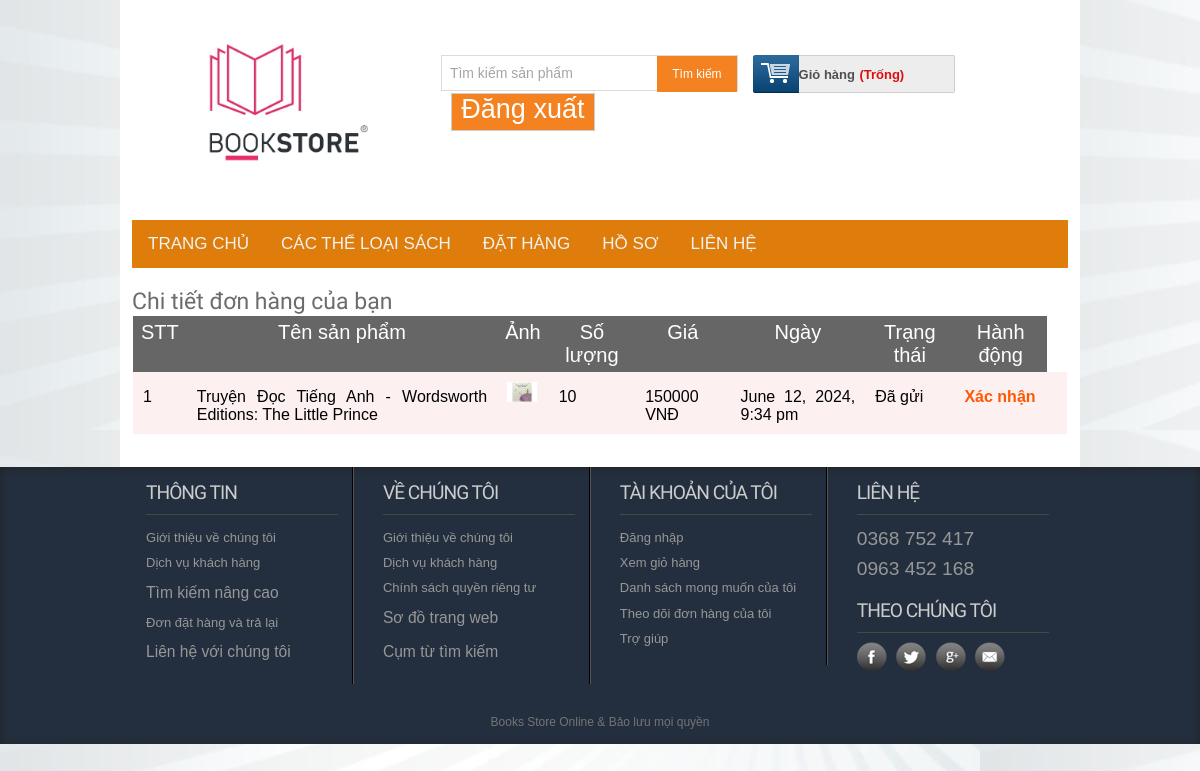
/orderdetails.php (signed in), run on the app's committed database.
### tables this page shows
CREATE TABLE `tbl_order` (
  `id` int(11) NOT NULL,
  `cmrId` int(11) NOT NULL,
  `productId` int(11) NOT NULL,
  `productName` varchar(255) NOT NULL,
  `quantity` int(11) NOT NULL,
  `price` varchar(255) NOT NULL,
  `image` varchar(255) NOT NULL,
  `date` datetime NOT NULL DEFAULT current_timestamp(),
  `status` int(11) NOT NULL DEFAULT 0
);

### classess/Cart.php (called while the page is built, shortened)
<?php
$filepath = realpath(dirname(__FILE__));
include_once ($filepath.'/../lib/Database.php');
include_once ($filepath.'/../helpers/Formate.php');
?>
<?php
class Cart{
private $db;
	public function __construct()
	{
		$this->db = new Database();
	}
	public function getOrderedProduct($cmrId){
    $query = "SELECT * FROM tbl_order WHERE cmrId = '$cmrId' ORDER BY date DESC";
	$result = $this->db->select($query);
	return $result;
	}
}
?>

### lib/Database.php (called while the page is built, shortened)
<?php
Class Database{
 public $host   = DB_HOST;
 public $user   = DB_USER;
 public $pass   = DB_PASS;
 public $dbname = DB_NAME;
 public $link;
private function connectDB(){
 $this->link = new mysqli($this->host, $this->user, $this->pass,
  $this->dbname);
 }
public function select($query){
  $result = $this->link->query($query) or
   die($this->link->error.__LINE__);
  if($result->num_rows > 0){
    return $result;
  } else {
    return false;
  }
 }
}

### lib/Session.php (called while the page is built, shortened)
<?php
class Session{
 public static function get($key){
  if (isset($_SESSION[$key])) {
   return $_SESSION[$key];
  } else {
   return false;
  }
 }
}
?>

### helpers/Formate.php (called while the page is built, shortened)
<?php
class Format{
 public function formatDate($date){
  return date('F j, Y, g:i a', strtotime($date));
 }
}
?>

### orderdetails.php (the view, shortened to what this page needs)
<?php include 'inc/header.php';?>
 <div class="main">
    <div class="content">
    	<div class="section group">
    		<div class="order">
    			<h2>Chi tiết đơn hàng của bạn</h2>
                <table class="tblone">
                            <tr>
                                <th>STT</th>
                                <th>Tên sản phẩm</th>
                                <th>Ảnh</th>
                                <th>Số lượng</th>
                                <th>Giá</th>
                                <th>Ngày</th>
                                <th>Trạng thái</th>
                                <th>Hành động</th>
                            </tr>
                            <tr>
                            <?php
                            $cmrId = Session::get("cmrId");
                            $getOrder = $ct->getOrderedProduct($cmrId);
                            if ($getOrder) {
                                $i = 0;
                                while ($result = $getOrder->fetch_assoc()) {
                                $i++;
                             ?>
                                <td><?php echo $i;?></td>
                                <td><?php echo $result['productName']; ?></td>
                                <td><img src="admin/<?php echo $result['image']; ?>" alt=""/></td>
                                <td><?php echo $result['quantity']; ?></td>
                                <td><?php echo $result['price'];?> VNĐ</td>
                         <td><?php echo $fm->formatDate($result['date']); ?></td>
                         <td><?php
                         if ($result['status'] == '0') {
                             echo "Chờ xử lý";
                         } elseif($result['status'] == '1'){
                            echo "Đã gửi";
                       } else{
                            echo "Đã nhận";
                         }
           ?></td>
                    <?php
                    if ($result['status'] == '1') { ?>
                     <td> <a href="?customerId=<?php echo $result['id']; ?>">Xác nhận</a><td>
                   <?php } elseif($result['status'] == '2'){?>
                    <td>Đã nhận hàng</td>
                  <?php } elseif ($result['status'] == '0') {?>
                      <td>Chưa có</td>
                 <?php  }  ?>
            </tr>
                        <?php } } ?>
                        </table>
    		</div>
    	</div>
    </div>
 </div>
<?php include 'inc/footer.php';?>

### css/newstyle.css (style rules this page uses)
html,body,div,span,applet,object,iframe,h1,h2,h3,h4,h5,h6,p,blockquote,pre,a,abbr,acronym,address,big,cite,code,del,dfn,em,img,ins,kbd,q,s,samp,small,strike,strong,sub,sup,tt,var,b,u,i,dl,dt,dd,ol,nav ul,nav li,fieldset,form,label,legend,table,caption,tbody,tfoot,thead,tr,th,td,article,aside,canvas,details,embed,figure,figcaption,footer,header,hgroup,menu,nav,output,ruby,section,summary,time,mark,audio,video { margin:0;padding:0;border:0;font-size:100%;font:inherit;vertical-align:baseline; }
table { border-collapse:collapse;border-spacing:0; }
a { text-decoration:none; }
img { max-width:100%; }
body { font-family:Arial, Helvetica, sans-serif; background:url(../images/body_bg.jpg); }
.section { clear: both; padding: 0px; margin: 0px; }
.group:before, .group:after { content:""; display:table; }
.group:after { clear:both; }
.group { zoom:1; }
.content { padding:20px 0; background:#FFF; }
.content h2 { font-size:23px; color:#6C6C6C; font-family: 'Monda', sans-serif; }
.tblone { border: 1px solid #fff; margin-bottom: 12px; width: 100%; }
.tblone th { background: #666 none repeat scroll 0 0; color: #fff; font-size: 20px; padding: 5px 8px; text-align: center; }
.tblone td { padding:10px;text-align:center; }
table.tblone tr:nth-child(2n+1) { background:#fff;height:30px; }
table.tblone tr:nth-child(2n) { background:#fdf0f1;height:30px; }
table.tblone a { color: #fe5800; font-weight: bold; text-decoration: none; }
table.tblone img { height: 20px; width: 30px; }

### css/tougle.css (style rules this page uses)
body { margin: 0; font-family: Arial, Helvetica, sans-serif; }

### orderdetails.php (style rules this page uses)
.tblone tr td { text-align: justify; }

### data on the page
tbl_order: productName "Truyện Đọc Tiếng Anh - Wordsworth Editions: The Little Prince", image (picture), quantity "10", price "150000", date "June 12, 2024, 9:34 pm", status "Đã gửi"
